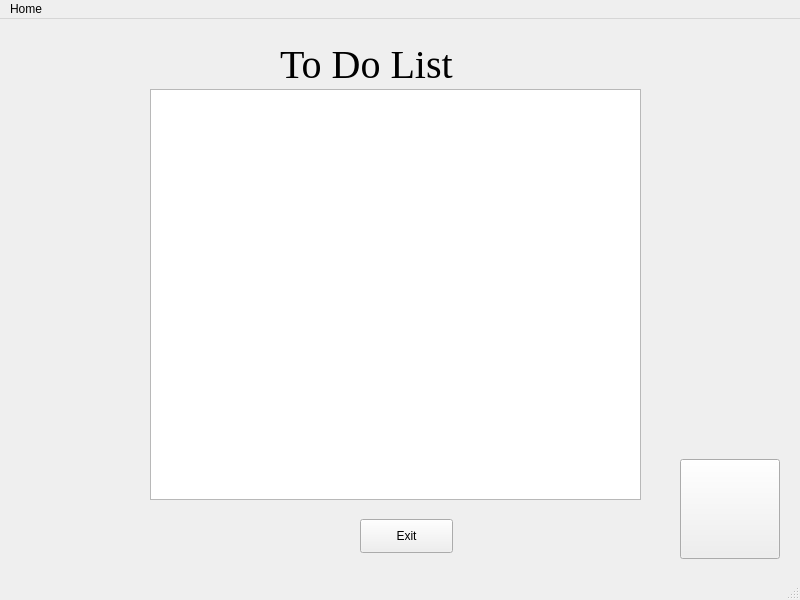
<?xml version="1.0" encoding="UTF-8"?>
<ui version="4.0">
 <class>MainWindow</class>
 <widget class="QMainWindow" name="MainWindow">
  <property name="windowModality">
   <enum>Qt::NonModal</enum>
  </property>
  <property name="enabled">
   <bool>true</bool>
  </property>
  <property name="geometry">
   <rect>
    <x>0</x>
    <y>0</y>
    <width>800</width>
    <height>600</height>
   </rect>
  </property>
  <property name="windowTitle">
   <string>Ahmed Abdeltwab's ToDoList</string>
  </property>
  <widget class="QWidget" name="centralwidget">
   <widget class="QLabel" name="title">
    <property name="geometry">
     <rect>
      <x>280</x>
      <y>0</y>
      <width>241</width>
      <height>91</height>
     </rect>
    </property>
    <property name="font">
     <font>
      <family>Times New Roman</family>
      <pointsize>30</pointsize>
     </font>
    </property>
    <property name="text">
     <string>To Do List</string>
    </property>
    <property name="textFormat">
     <enum>Qt::PlainText</enum>
    </property>
   </widget>
   <widget class="QPushButton" name="addBtn">
    <property name="geometry">
     <rect>
      <x>680</x>
      <y>440</y>
      <width>100</width>
      <height>100</height>
     </rect>
    </property>
    <property name="font">
     <font>
      <pointsize>60</pointsize>
      <weight>75</weight>
      <italic>false</italic>
      <bold>true</bold>
     </font>
    </property>
    <property name="styleSheet">
     <string notr="true"/>
    </property>
    <property name="text">
     <string/>
    </property>
    <property name="icon">
     <iconset>
      <normaloff>:/newPrefix/plus_icon.svg</normaloff>:/newPrefix/plus_icon.svg</iconset>
    </property>
    <property name="iconSize">
     <size>
      <width>50</width>
      <height>50</height>
     </size>
    </property>
   </widget>
   <widget class="QListWidget" name="listWidget">
    <property name="geometry">
     <rect>
      <x>150</x>
      <y>70</y>
      <width>491</width>
      <height>411</height>
     </rect>
    </property>
    <property name="styleSheet">
     <string notr="true"/>
    </property>
   </widget>
   <widget class="QPushButton" name="exitBtn">
    <property name="geometry">
     <rect>
      <x>360</x>
      <y>500</y>
      <width>93</width>
      <height>34</height>
     </rect>
    </property>
    <property name="text">
     <string>Exit</string>
    </property>
   </widget>
   <widget class="QPushButton" name="light">
    <property name="geometry">
     <rect>
      <x>720</x>
      <y>0</y>
      <width>81</width>
      <height>71</height>
     </rect>
    </property>
    <property name="styleSheet">
     <string notr="true">QPushButton{
background: none;
border: none;
}</string>
    </property>
    <property name="text">
     <string/>
    </property>
    <property name="icon">
     <iconset>
      <normaloff>:/home/light_icon.svg</normaloff>:/home/light_icon.svg</iconset>
    </property>
    <property name="iconSize">
     <size>
      <width>60</width>
      <height>60</height>
     </size>
    </property>
   </widget>
   <widget class="QPushButton" name="dark">
    <property name="geometry">
     <rect>
      <x>640</x>
      <y>0</y>
      <width>81</width>
      <height>71</height>
     </rect>
    </property>
    <property name="styleSheet">
     <string notr="true">QPushButton{
background: none;
border: none;
}</string>
    </property>
    <property name="text">
     <string/>
    </property>
    <property name="icon">
     <iconset>
      <normaloff>:/home/dark_icon.svg</normaloff>:/home/dark_icon.svg</iconset>
    </property>
    <property name="iconSize">
     <size>
      <width>60</width>
      <height>60</height>
     </size>
    </property>
   </widget>
   <widget class="QLabel" name="label">
    <property name="geometry">
     <rect>
      <x>0</x>
      <y>0</y>
      <width>800</width>
      <height>600</height>
     </rect>
    </property>
    <property name="text">
     <string/>
    </property>
    <property name="pixmap">
     <pixmap>media/light_background.jpg</pixmap>
    </property>
   </widget>
   <zorder>label</zorder>
   <zorder>title</zorder>
   <zorder>addBtn</zorder>
   <zorder>listWidget</zorder>
   <zorder>exitBtn</zorder>
   <zorder>light</zorder>
   <zorder>dark</zorder>
  </widget>
  <widget class="QMenuBar" name="menubar">
   <property name="geometry">
    <rect>
     <x>0</x>
     <y>0</y>
     <width>800</width>
     <height>26</height>
    </rect>
   </property>
   <widget class="QMenu" name="menuHome">
    <property name="title">
     <string>Home</string>
    </property>
   </widget>
   <addaction name="menuHome"/>
  </widget>
  <widget class="QStatusBar" name="statusbar"/>
 </widget>
 <resources>
  <include location="media/icons.qrc"/>
 </resources>
 <connections/>
</ui>
